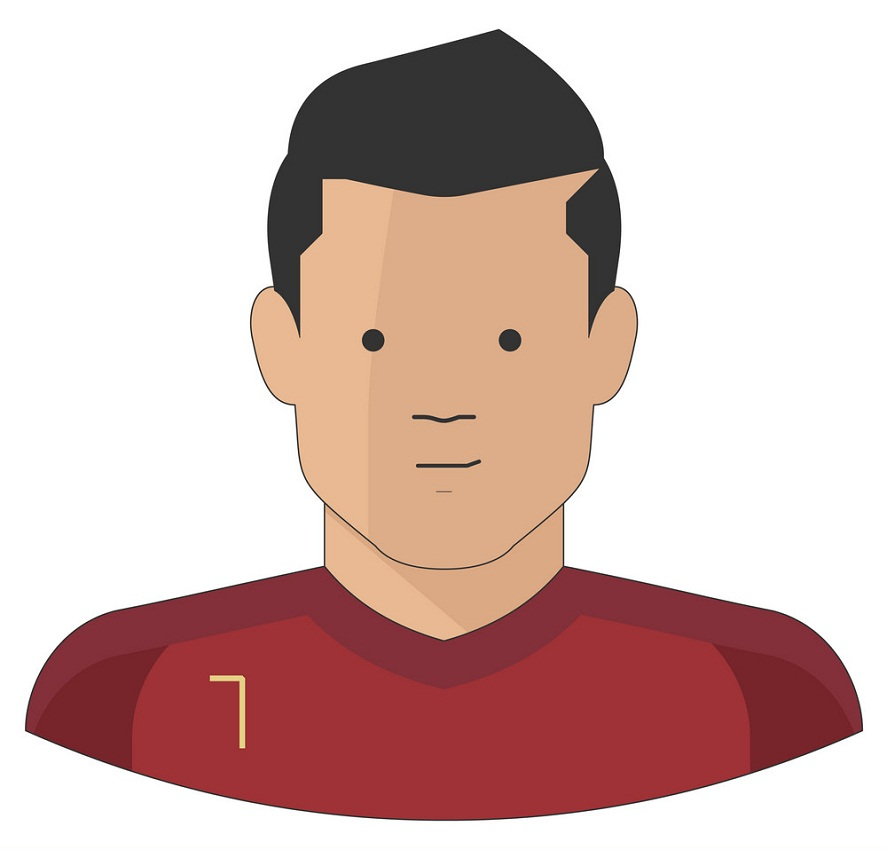
#> input picture Ronaldo.jpg, 887 x 850 px, given in place of ., which was not available
$ python main.py
#> lines starting #> are read from the running program, lines starting #| are printed output that depends on the picture; after the words box and inside, x2 and y2 are one past the last pixel; in counts of white or black regions, pixels touching at a corner belong together; pictures that were not available may be replaced by others from this repository, and a replacement may not be noted
import numpy as np
from matplotlib import image
import matplotlib.pyplot as plt
# function to get image
def get_image():
    user_input = input("enter directory: ")
#> the answer given: .
    image_data = image.imread(user_input)
#> image_data is the input picture: shape (850, 887, 3); mean R, G, B 213.6, 185.8, 181.2

    return image_data


def make_shadows(row, column, image, img_data):
    for i in range(row):
        for j in range(row):
            if (img_data[i][j][0] >= 230) and (img_data[i][j][1] >= 230) and (img_data[i][j][2] >= 230):
                image[i][j] = (255, 255, 255)
            else:
                image[i][j] = (128, 128, 128)
    for j in range(row):
        for i in range(row, int(column * 1.3)):
            image[j][i] = (255, 255, 255)
    return image


def transform(row, column, image, new_image):
    for j in range(row):
        for i in range(row):
            if (image[j][i][0] == 128) and (image[j][i][1] == 128) and (image[j][i][2] == 128):
                (k, t) = np.dot((i, j), shear_matrix)
                # print(t, k)
                new_image[int(t)][int(k)] = (128, 128, 128)
    return new_image


def final_picture(row, new_image, img_data):
    for j in range(row):
        for i in range(row):
            if (img_data[i][j][0] <= 230) or (img_data[i][j][1] <= 230) or (img_data[i][j][2] <= 230):
                new_image[i][j] = (255, 255, 255)
                new_image[i][j] = img_data[i][j]
    return new_image


if __name__ == '__main__':
    img_data = get_image()
    # get number of rows and columns of image
    row, column, x = img_data.shape
#> row = 850; column = 887; x = 3

    # make 2 image first for shadows and second for final image
    image = np.zeros((row, int(column * 1.3), 3), dtype='uint8')
    new_image = np.zeros((row, int(column * 1.3), 3), dtype='uint8')
    # make image of shadows
    image = make_shadows(row, column, image, img_data)
#> after the loop in make_shadows, `for i in range(row):`:
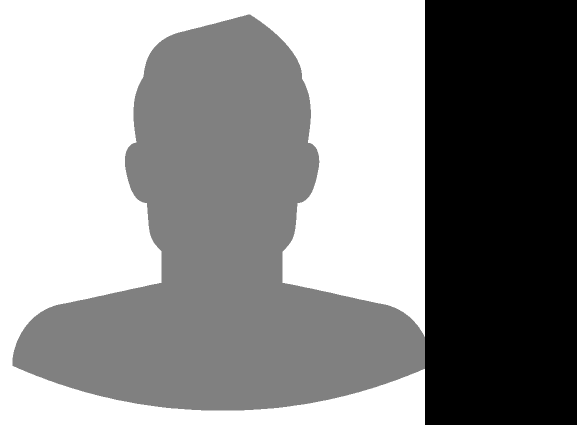
#> image: shape (850, 1153, 3) (shown at 1/2 size); min 0, max 255, mean 145.5
#> after the loop in make_shadows, `for j in range(row):`:
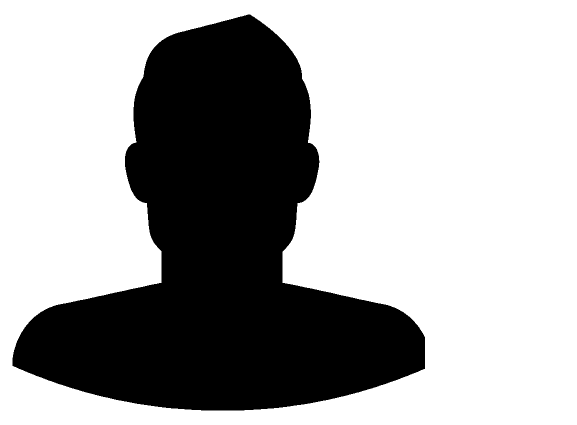
#> image: shape (850, 1153, 3) (shown at 1/2 size); values 128 (black) and 255 (white), 66.5% white; 1 black region, box (x1, y1, x2, y2) and area: (25, 29, 850, 821) 328100

    shear_matrix = ([1, 0], [0.1, 1])
    # make new_image white
    for j in range(row):
        for i in range(int(column * 1.3)):
            new_image[j][i] = (255, 255, 255)
#> new_image: shape (850, 1153, 3); every value is 255
    # transform shadows
    new_image = transform(row, column, image, new_image)
#> after the loop in transform, `for j in range(row):`:
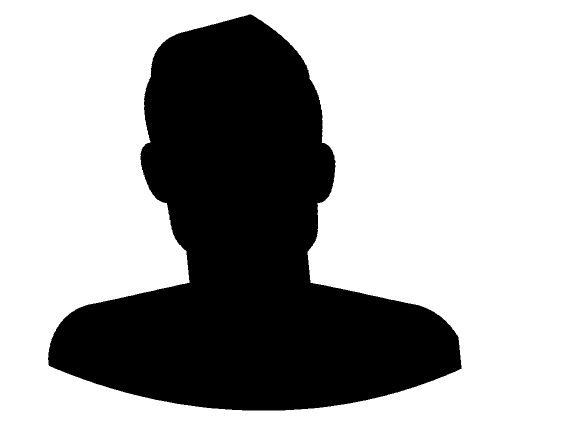
#> new_image: shape (850, 1153, 3) (shown at 1/2 size); values 128 (black) and 255 (white), 66.5% white; 1 black region, box (x1, y1, x2, y2) and area: (96, 29, 923, 821) 328100

    # make final image
    new_image = final_picture(row, new_image, img_data)
#> after the loop in final_picture, `for j in range(row):`:
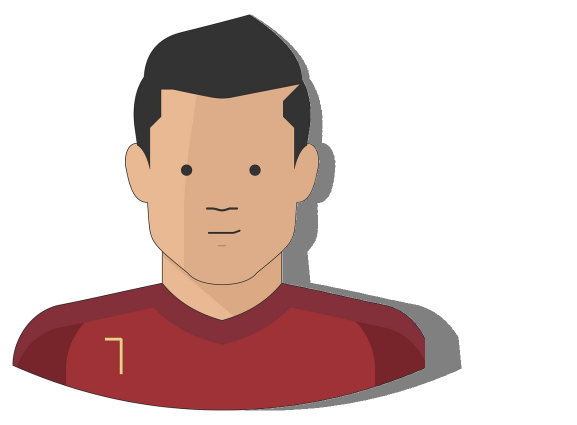
#> new_image: shape (850, 1153, 3) (shown at 1/2 size); mean of channels 0, 1, 2 218.9, 197.6, 194.1; drawn as R, G, B

    plt.imshow(new_image)
    plt.show()
